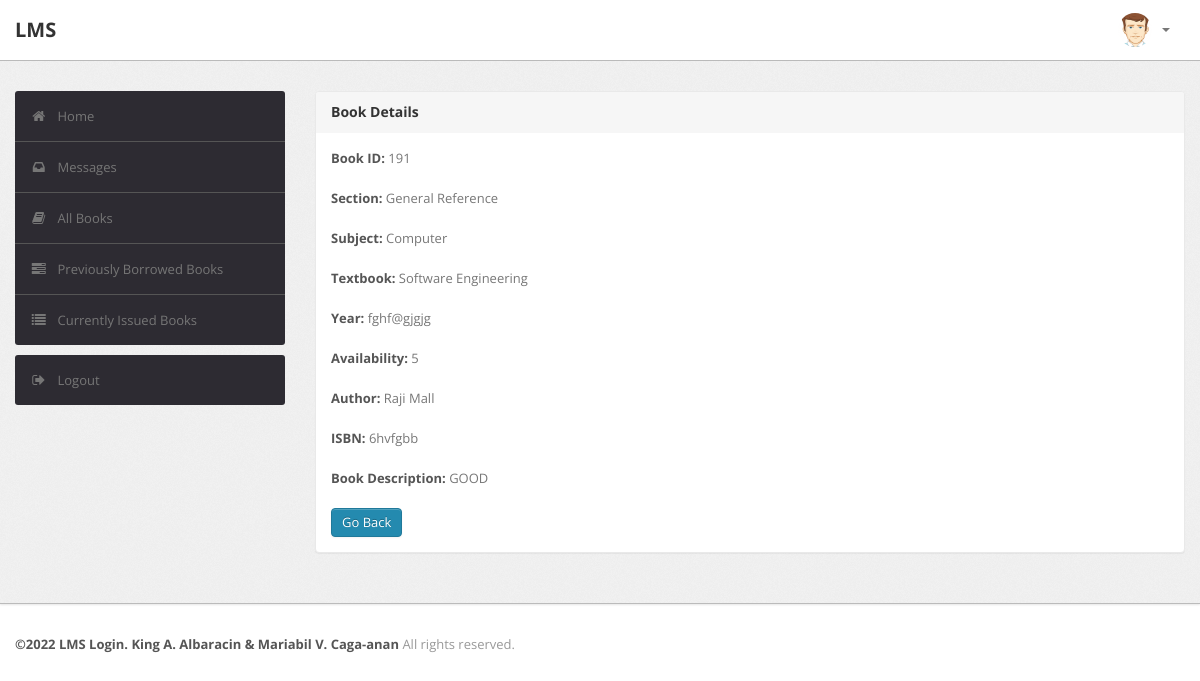
The app's page /student/bookdetails.php?id=191 (signed in) with its own data.
### tables this page shows
CREATE TABLE `book` (
  `BookId` int(10) NOT NULL,
  `Section` varchar(255) NOT NULL,
  `Subject` varchar(50) DEFAULT NULL,
  `Textbook` varchar(255) NOT NULL,
  `Volume` varchar(255) DEFAULT NULL,
  `Year` varchar(50) DEFAULT NULL,
  `Availability` int(10) DEFAULT NULL,
  `Author` varchar(255) NOT NULL,
  `ISBN` varchar(255) NOT NULL,
  `Status` varchar(255) DEFAULT NULL
);

### student/bookdetails.php (the view, shortened to what this page needs)
<?php
require('dbconn.php');
?>
<?php
if ($_SESSION['RollNo']) {
    ?>
<!DOCTYPE html>
<html lang="en">
    <head>
        <link type="text/css" href="bootstrap/css/bootstrap.min.css" rel="stylesheet">
        <link type="text/css" href="bootstrap/css/bootstrap-responsive.min.css" rel="stylesheet">
        <link type="text/css" href="css/theme.css" rel="stylesheet">
        <link type="text/css" href="images/icons/css/font-awesome.css" rel="stylesheet">
    </head>
    <body>
        <div class="navbar navbar-fixed-top">
            <div class="navbar-inner">
                <div class="container">
                        <a class="brand" href="index.php">LMS </a>
                    <div class="nav-collapse collapse navbar-inverse-collapse">
                        <ul class="nav pull-right">
                            <li class="nav-user dropdown"><a href="#" class="dropdown-toggle" data-toggle="dropdown">
                                <img src="images/user.png" class="nav-avatar" />
                                <b class="caret"></b></a>
                            </li>
                        </ul>
                    </div>
                </div>
            </div>
        </div>
        <div class="wrapper">
            <div class="container">
                <div class="row">
                    <div class="span3">
                        <div class="sidebar">
                            <ul class="widget widget-menu unstyled">
                                <li class="active"><a href="index.php"><i class="menu-icon icon-home"></i>Home
                                </a></li>
                                 <li><a href="message.php"><i class="menu-icon icon-inbox"></i>Messages</a>
                                </li>
                                <li><a href="book.php"><i class="menu-icon icon-book"></i>All Books </a></li>
                                <li><a href="history.php"><i class="menu-icon icon-tasks"></i>Previously Borrowed Books </a></li>
                                <li><a href="current.php"><i class="menu-icon icon-list"></i>Currently Issued Books </a></li>
                            </ul>
                            <ul class="widget widget-menu unstyled">
                                <li><a href="logout.php"><i class="menu-icon icon-signout"></i>Logout </a></li>
                            </ul>
                        </div>
                    </div>
                    <div class="span9">
                        <div class="content">
                        <div class="module">
                            <div class="module-head">
                                <h3>Book Details</h3>
                            </div>
                            <div class="module-body">
                      <?php
                            $x=$_GET['id'];
                            $sql="select * from LMS.book where BookId='$x'";
                            $result=$conn->query($sql);
                            $row=$result->fetch_assoc();
                                $bookid=$row['BookId'];
                                $section=$row['Section'];
                                 $subject=$row['Subject'];
                                $name=$row['Textbook'];
                                $year=$row['Year'];
                                $avail=$row['Availability'];
                                 $author=$row['Author'];
                                  $isbn=$row['ISBN'];
                                $status=$row['Status'];
                                echo "<b>Book ID:</b> ".$bookid."<br><br>";
                                echo "<b>Section:</b> ".$section."<br><br>";
                                 echo "<b>Subject:</b> ".$subject."<br><br>";
                                echo "<b>Textbook:</b> ".$name."<br><br>";
                                echo "<b>Year:</b> ".$year."<br><br>";
                                  echo "<b>Availability:</b> ".$avail."<br><br>";
                                    echo "<b>Author:</b> ".$author."<br><br>";
                                      echo "<b>ISBN:</b> ".$isbn."<br><br>";
                                echo "<b>Book Description:</b> ".$status."<br><br>";
                            ?>
                        <a href="book.php" class="btn btn-primary">Go Back</a>
                               </div>
                           </div>
                            </div>
                </div>
                </div>
                </div>
            </div>
<div class="footer">
            <div class="container">
                <b class="copyright">&copy;2022 LMS Login. King A. Albaracin & Mariabil V. Caga-anan </b>All rights reserved.
            </div>
        </div>
    </body>
</html>
<?php }
else {
    echo "<script type='text/javascript'>alert('Access Denied!!!')</script>";
} ?>

### student/css/theme.css (style rules this page uses)
body { font-size: 13px; font-family: 'Open Sans', Arial, sans-serif; background: #fff; color: #777 }
h1, h2, h3, h4, h5, h6 { color: #333; margin-top: 0 }
h3 { font-size: 20px }
strong, b { color: #555 }
.wrapper { background: url(../images/bg.png) #eee; border-bottom: 1px solid #bbb; -webkit-box-shadow: 0 1px 2px rgba(0,0,0,0.1); -moz-box-shadow: 0 1px 2px rgba(0,0,0,0.1); box-shadow: 0 1px 2px rgba(0,0,0,0.1); padding: 30px 0 }
.footer { color: #999; padding: 30px 0 60px }
body [class^="icon-"], body [class*=" icon-"] { font-size: 14px; line-height: 20px; height: 20px }
.module { background: #fff; -webkit-border-radius: 3px; -moz-border-radius: 3px; border-radius: 3px; border: 1px solid #ccc; border-bottom-color: #bbb; -webkit-box-shadow: 0 0 1px rgba(0,0,0,0.2); -moz-box-shadow: 0 0 1px rgba(0,0,0,0.2); box-shadow: 0 0 1px rgba(0,0,0,0.2); margin-bottom: 30px }
.navbar { position: static!important; margin: 0!important }
.navbar .navbar-inner { background: #fff; border-bottom: 1px solid #bbb; -webkit-box-shadow: 0 1px 2px rgba(0,0,0,0.15); -moz-box-shadow: 0 1px 2px rgba(0,0,0,0.15); box-shadow: 0 1px 2px rgba(0,0,0,0.15) }
.navbar .brand { color: #333; font-weight: bold; font-size: 20px; margin-right: 20px; padding: 20px }
.navbar .nav>li>a { padding: 20px 15px; font-weight: bold; color: #777 }
.nav-user>a { height: 20px }
.nav-avatar { width: 34px; height: 34px; margin: -7px 5px 0 0; -webkit-border-radius: 50%; -moz-border-radius: 50%; border-radius: 50% }
.btn, .btn-box { -webkit-border-radius: 3px; -moz-border-radius: 3px; border-radius: 3px }
.btn { font-size: 13px; font-weight: 600 }
.btn { display: inline-block; margin-bottom: 0; font-weight: 400; text-align: center; vertical-align: middle; cursor: pointer; background-image: none; border: 1px solid transparent; white-space: nowrap; padding: 4px 10px; font-size: 13px; line-height: 1.42857; border-radius: 4px; -webkit-user-select: none; -moz-user-select: none; -ms-user-select: none; user-select: none }
.btn-primary { color: #fff; background-color: #248aaf; border-color: #20799a }
.widget-menu { background: #fff; -webkit-border-radius: 3px; -moz-border-radius: 3px; border-radius: 3px; overflow: hidden }
.widget-menu a { color: #555; display: block; line-height: 20px; padding: 15px; text-decoration: none!important }
.widget-menu .menu-icon { margin-right: 10px; color: #767676; -webkit-transition: all .2s ease-in-out; -moz-transition: all .2s ease-in-out; transition: all .2s ease-in-out; }
.widget-menu>li+li { border-top: 1px solid #555 }
.widget-menu>li>a { background-color: #2d2b32; color: #767676; -webkit-transition: all .2s ease-in-out; -moz-transition: all .2s ease-in-out; transition: all .2s ease-in-out; }
.module { box-shadow: 0 0 3px rgba(0,0,0,.1); border-color: #e9e9e9; margin-bottom: 20px; background-color: #fff; border-radius: 4px; -webkit-box-shadow: 0 1px 1px rgba(0,0,0,.05); box-shadow: 0 1px 1px rgba(0,0,0,.05); }
.module-head { color: #767676; background-color: #f6f6f6; border-color: #e9e9e9; padding: 10px 15px; border-bottom: 1px solid transparent; border-top-right-radius: 3px; border-top-left-radius: 3px; }
.module-head h3 { font-size: 14px; line-height: 20px; height: 20px; margin: 0 }
.module-body { padding: 15px }

### records on screen
book: BookId "191", Section "General Reference", Subject "Computer", Textbook "Software Engineering", Year "fghf@gjgjg", Availability "5", Author "Raji Mall", ISBN "6hvfgbb", Status "GOOD"
